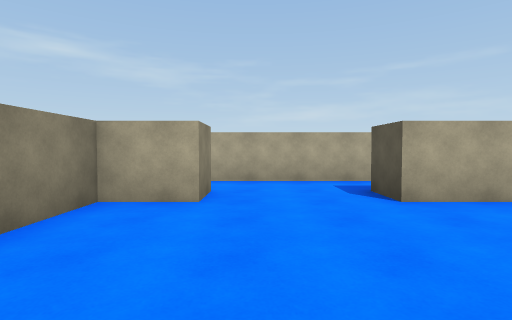
view 1 (above)

23 first-person views from a walk through a Unity game level. The camera is 1.3 m above the floor, tilts 2° down and sees 80° across. The floor is counted in squares, 2 m on a side. Each view is taken from the middle of a square. On the plan, view 1 faces up. The plan holds only what a view shows up to about 10 squares ahead; the rest is blank. The place goes on beyond the plan. Surface patterns are stand-ins for the level's own textures.

view 2
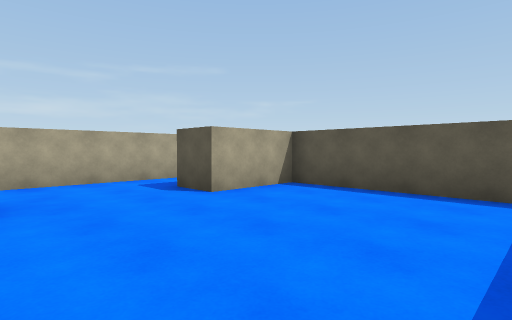

view 3
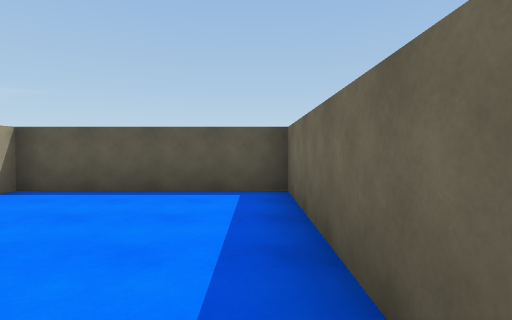

view 4
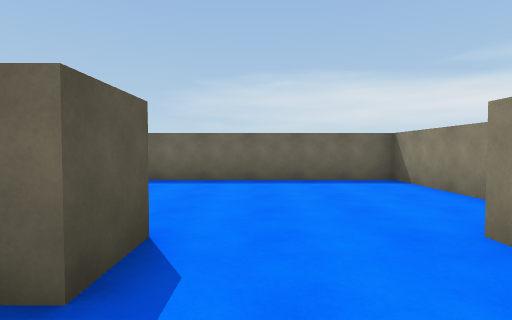

view 5
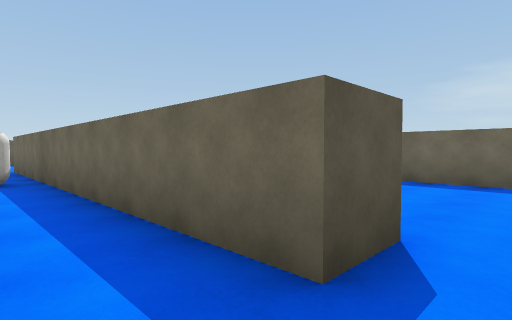

view 6
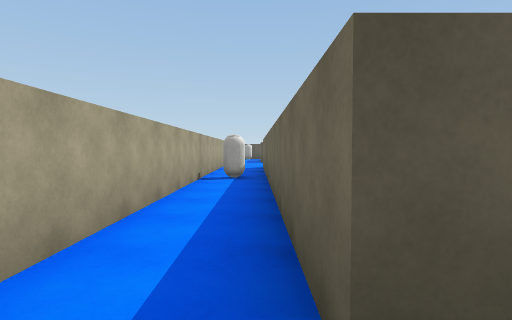

view 7
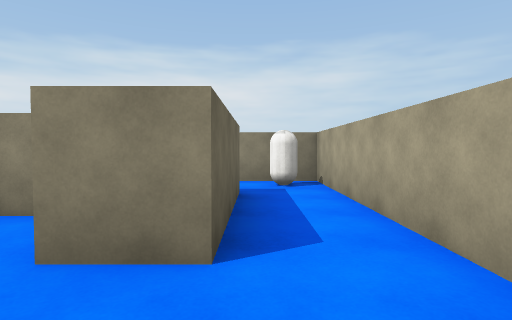

view 8
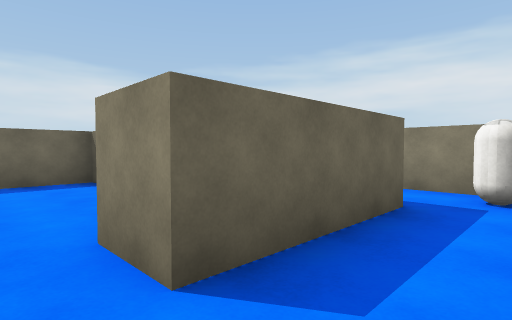

view 9
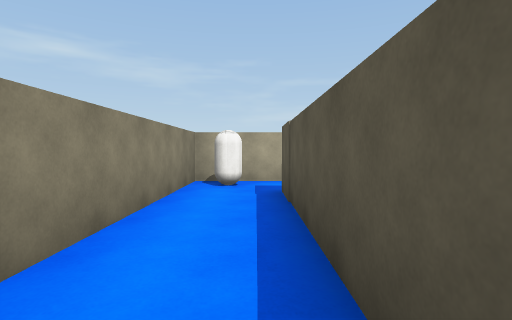

view 10
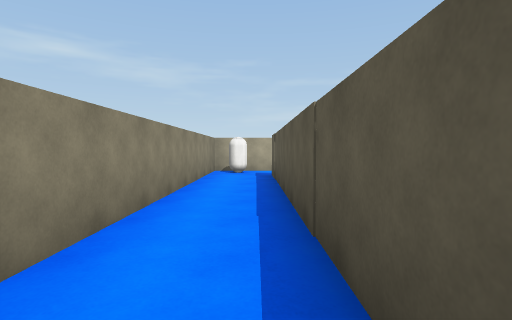

view 11
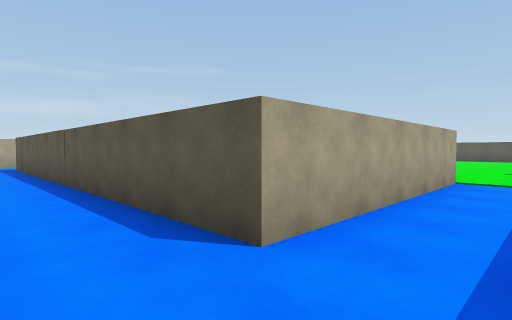

view 12
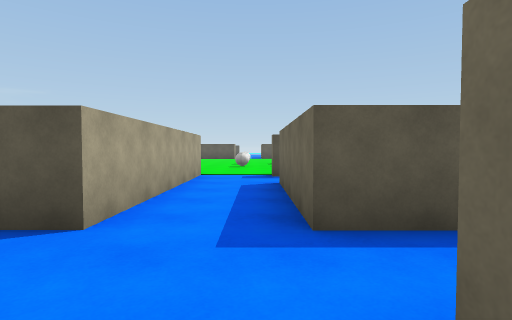

view 13
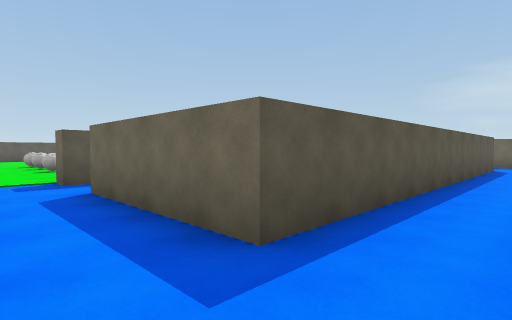

view 14
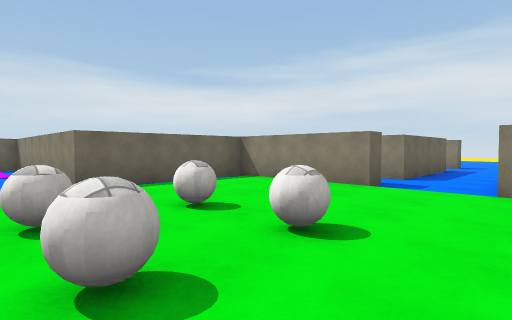

view 15
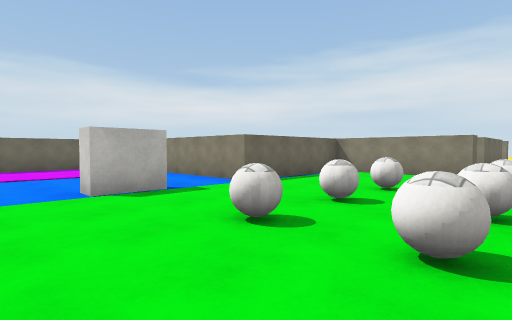

view 16
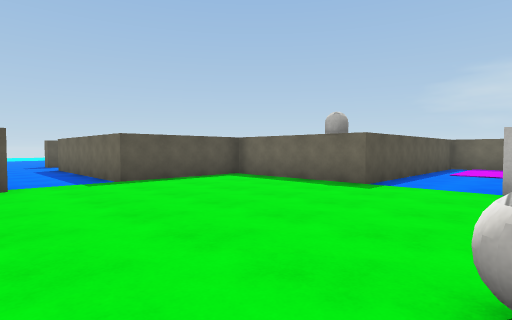

view 17
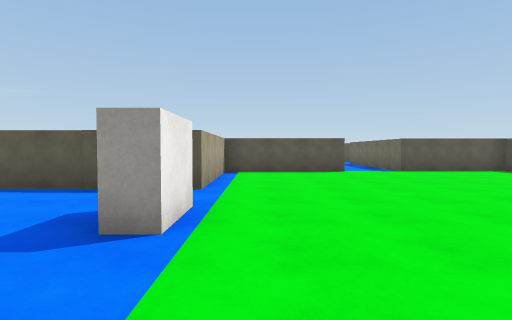

view 18
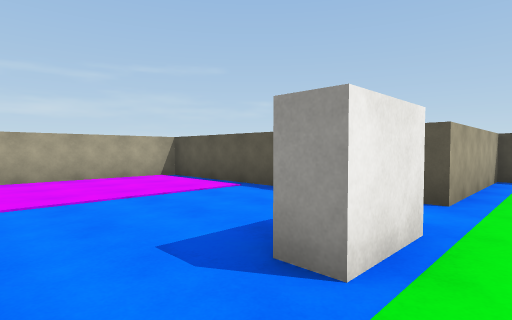

view 19
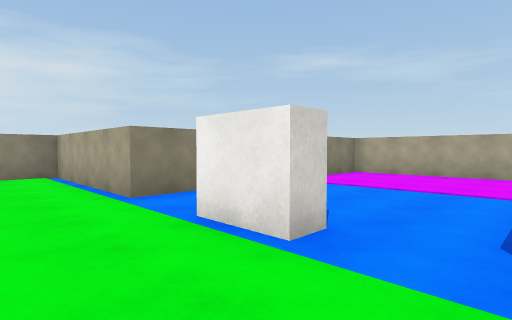

view 20
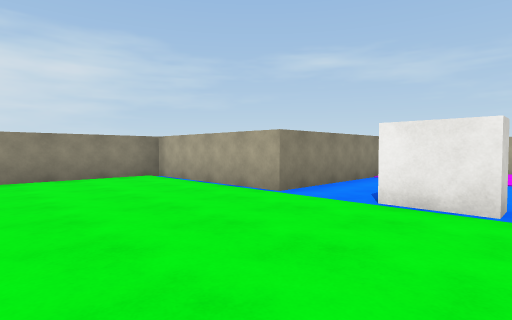

view 21
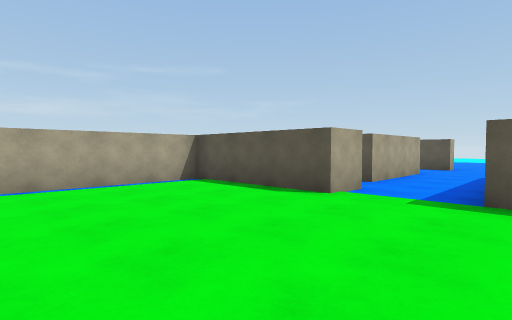

view 22
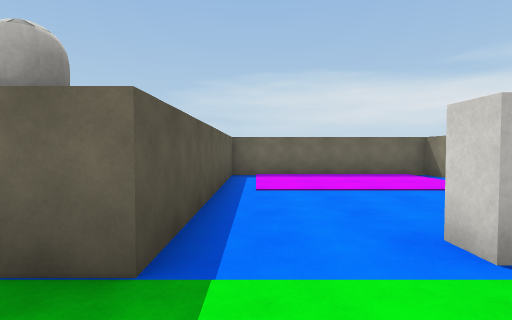

view 23
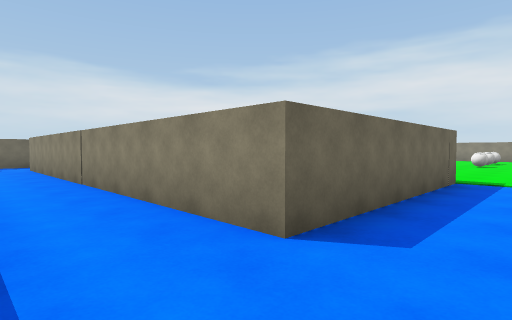

### Floor plan
Points are (right, up) in squares from view 1. A wall is a line through its corners. A room is listed if a view was taken in it or the views show most of it. See-through windows are left out.
Room 1 (views 1, 2, 3)
walls: (-0.7, 4.7) (-0.7, 3.7) (-2, 3.7) (-2, -0.5) (3.8, -0.5) (3.8, 3.7) (1.8, 3.7) (1.8, 4.7)
ways out: opening at (0.5, 4) to room 2
Room 2 (views 4, 5, 6, 7, 8, 9, 10, 11, 13, 14, 15, 16, 17, 18, 19, 20, 21, 22)
walls: (7.4, -10.8) (8.6, -10.8) (8.6, -11.2); (1.2, -7.5) (1.7, -7.5) (1.7, -10.8) (5.5, -10.8) (5.5, -17) (10.6, -17) (10.6, -10.6) (14.2, -10.6) (14.2, -7.5) (19.3, -7.5) (19.3, -17.5); (8.6, -1.6) (8.6, -2.2) (7.4, -2.2) (7.4, -1.8); (15, -5.6) (14, -5.6) (14, -2.1) (10.2, -2.1) (10.2, 4.2) (5.8, 4.2) (5.8, -2.2) (1.7, -2.2) (1.7, -5.6) (-3.6, -5.6) (-3.6, 4.7) (-0.7, 4.7); (1.8, 4.7) (12, 4.7); (7.1, 6.2) (-4.2, 6.2); (10.9, 6.2) (8.6, 6.2); (19.2, -5.3) (16.1, -5.3); (-3.6, -17.4) (-3.6, -7.5) (-0.1, -7.5); (-5.2, 5.5) (-5.2, -1.6)
ways out: opening at (0.5, 4) to room 1; opening at (-6, -6.5) to room 3; opening at (21, -6.5) to room 3; opening at (20, -18); opening at (20, -5)
objects: other object (-5, 6); other object (5, -8); other object (5, -6); other object (6, -8); other object (6, -6); other object (8, -8); other object (8, -6); other object (8, 5) to (8, 6)
Room 3 (views 12, 23)
walls: (21.8, -5.6) (21.3, -5.6)
ways out: opening at (-6, -6.5) to room 2; opening at (21, -6.5) to room 2

Where each view was taken, in squares from view 1:
view 1: 0 up, 0 right, facing up
view 2: 0 up, 1 left, facing up-right
view 3: 0 up, 1 left, facing right
view 4: 6 up, 1 right, facing down
view 5: 6 up, 1 right, facing down-right
view 6: 5 up, 1 right, facing right
view 7: 5 up, 1 right, facing left
view 8: 6 up, 0 right, facing down-left
view 9: 0 up, 4 left, facing up
view 10: 3 down, 4 left, facing up
view 11: 7 down, 5 left, facing up-right
view 12: 7 down, 6 left, facing right
view 13: 6 down, 5 left, facing down-right
view 14: 5 down, 7 right, facing down-left
view 15: 6 down, 10 right, facing down-left
view 16: 5 down, 8 right, facing down-right
view 17: 3 down, 5 right, facing right
view 18: 3 down, 6 right, facing up-right
view 19: 4 down, 10 right, facing up-left
view 20: 6 down, 9 right, facing up-left
view 21: 8 down, 10 right, facing up-right
view 22: 9 down, 10 right, facing down
view 23: 6 down, 21 right, facing down-left
